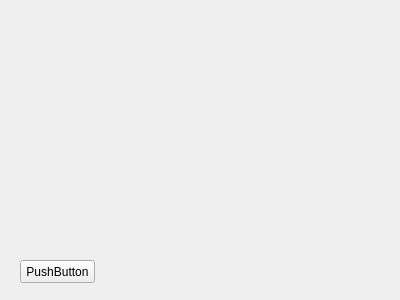
<?xml version="1.0" encoding="UTF-8"?>
<ui version="4.0">
 <class>Widget</class>
 <widget class="QWidget" name="Widget">
  <property name="geometry">
   <rect>
    <x>0</x>
    <y>0</y>
    <width>400</width>
    <height>300</height>
   </rect>
  </property>
  <property name="windowTitle">
   <string>Widget</string>
  </property>
  <widget class="QPushButton" name="pushButton">
   <property name="geometry">
    <rect>
     <x>20</x>
     <y>260</y>
     <width>75</width>
     <height>23</height>
    </rect>
   </property>
   <property name="text">
    <string>PushButton</string>
   </property>
  </widget>
 </widget>
 <layoutdefault spacing="6" margin="11"/>
 <resources/>
 <connections/>
</ui>
